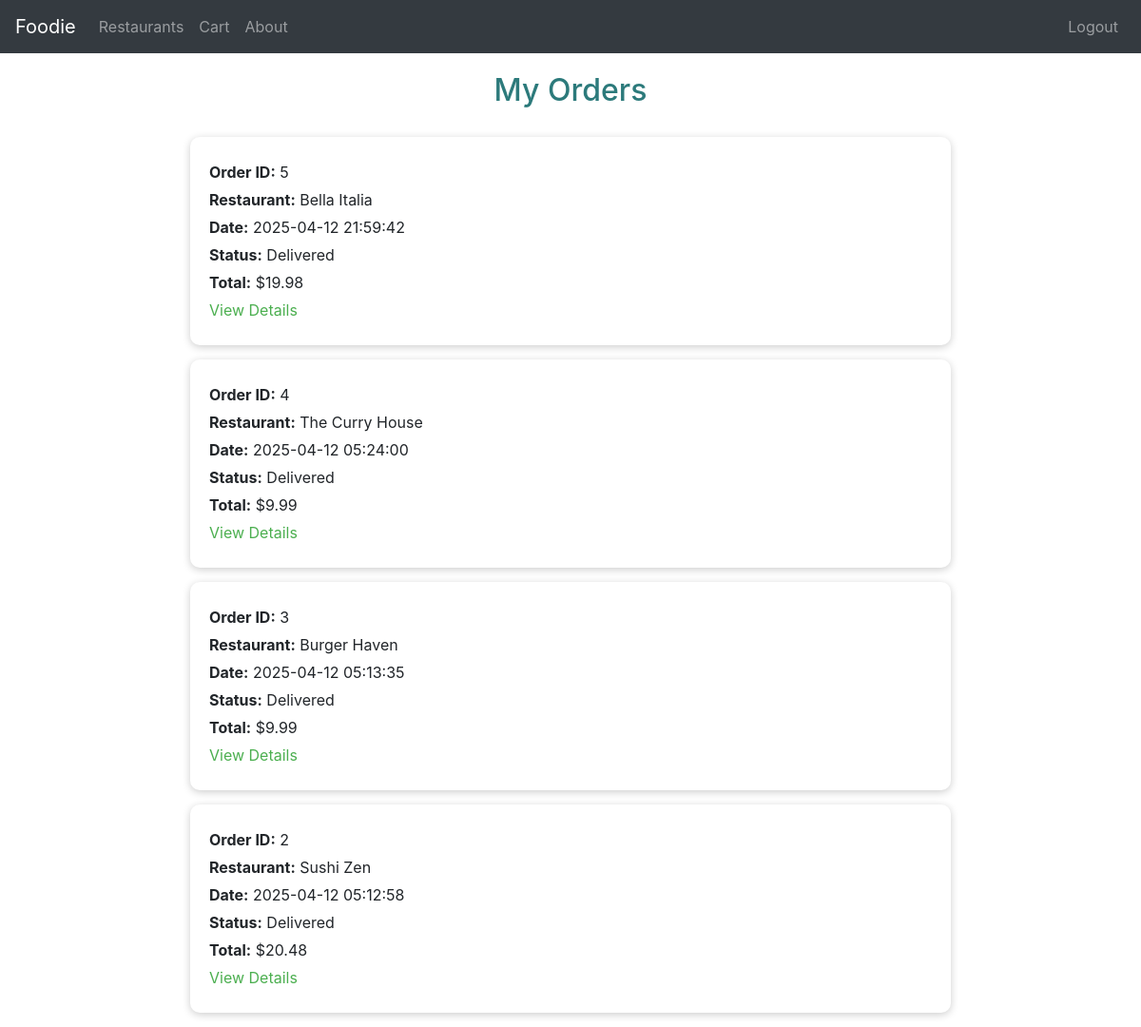
The app's page /my_orders (signed in), older data.
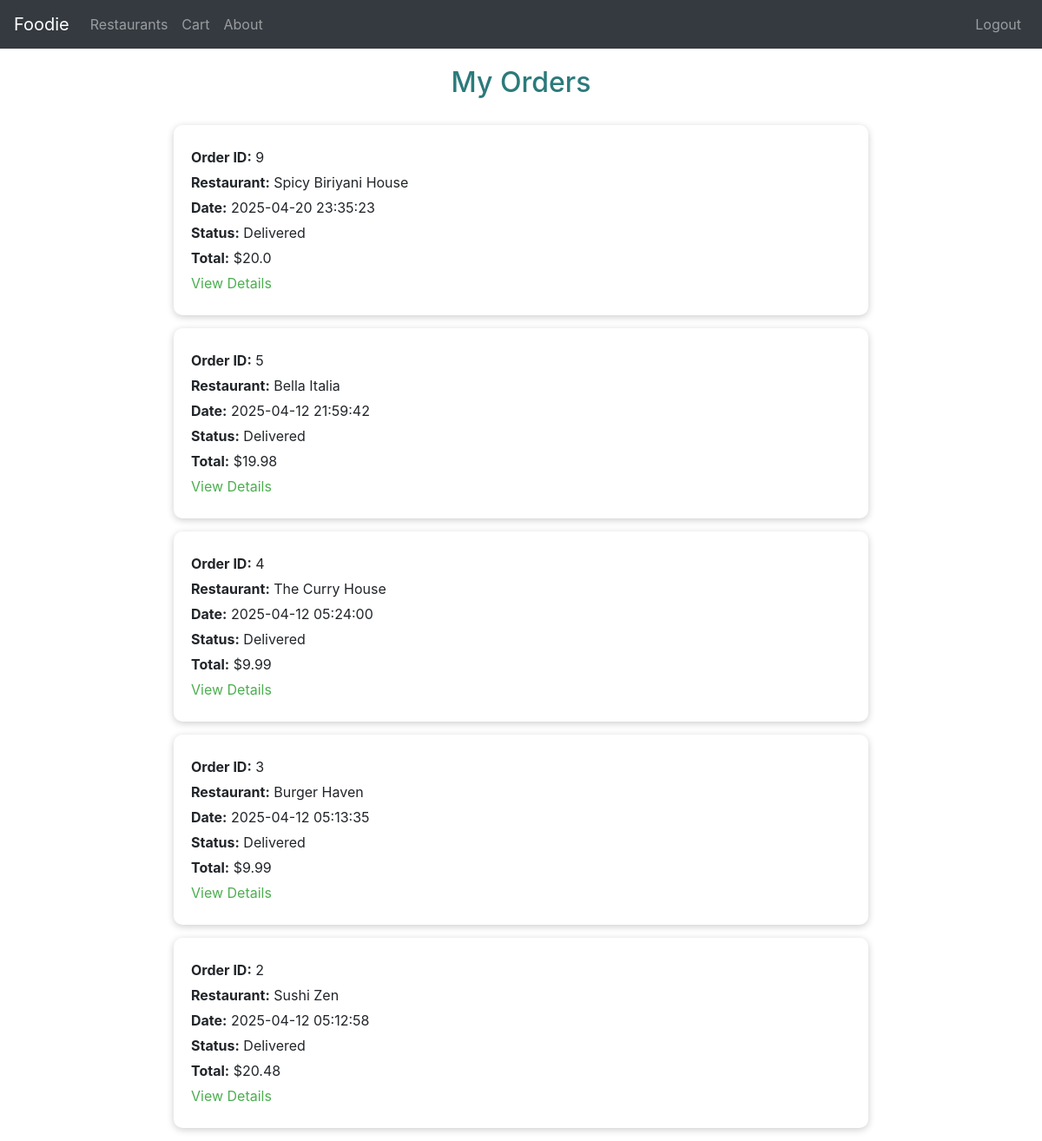
The same page, newer data.
### tables this page shows
CREATE TABLE Orders (
    OrderID INTEGER PRIMARY KEY AUTOINCREMENT,
    UserID INTEGER NOT NULL,
    RestaurantID INTEGER NOT NULL,
    OrderStatus TEXT CHECK(OrderStatus IN ('Pending', 'Preparing', 'Delivered')) NOT NULL,
    OrderDate DATETIME DEFAULT CURRENT_TIMESTAMP,
    TotalPrice REAL NOT NULL,
    FOREIGN KEY (UserID) REFERENCES Users(UserID),
    FOREIGN KEY (RestaurantID) REFERENCES Restaurants(RestaurantID)
);

CREATE TABLE Restaurants (
    RestaurantID INTEGER PRIMARY KEY AUTOINCREMENT,
    OwnerID INTEGER NOT NULL,
    Name TEXT NOT NULL,
    Address TEXT NOT NULL,
    PhoneNumber TEXT NOT NULL,
    OpeningHours TEXT NOT NULL,
    FOREIGN KEY (OwnerID) REFERENCES Users(UserID)
);

### app.py (the view)
@app.route('/my_orders')
@login_required
def my_orders():
    user_id = session.get('UserID')
    conn = sqlite3.connect('database.db')
    conn.row_factory = sqlite3.Row
    cursor = conn.cursor()
    cursor.execute("""
        SELECT o.OrderID, o.OrderDate, o.OrderStatus, o.TotalPrice, r.Name AS RestaurantName
        FROM Orders o
        JOIN Restaurants r ON o.RestaurantID = r.RestaurantID
        WHERE o.UserID = ?
        ORDER BY o.OrderDate DESC
    """, (user_id,))
    orders = cursor.fetchall()
    conn.close()
    return render_template('my_orders.html', orders=orders)

### app.py (called while the page is built)
def login_required(f):
    @wraps(f)
    def decorated_function(*args, **kwargs):
        if 'UserID' not in session:
            return redirect(url_for('signin'))
        return f(*args, **kwargs)
    return decorated_function

### templates/my_orders.html (shortened to what this page needs)
<!DOCTYPE html>
<html lang="en">
<head>
    <link rel="stylesheet" href="https://stackpath.bootstrapcdn.com/bootstrap/4.5.2/css/bootstrap.min.css">
</head>
<body>
    <nav class="navbar navbar-expand-lg navbar-dark bg-dark">
        <a class="navbar-brand" href="{{ url_for('about') }}">Foodie</a>
        <div class="collapse navbar-collapse" id="navbarNav">
            <ul class="navbar-nav mr-auto">
                <li class="nav-item">
                    <a class="nav-link" href="{{ url_for('restaurants') }}">Restaurants</a>
                </li>
                <li class="nav-item">
                    <a class="nav-link" href="{{ url_for('cart') }}">Cart</a>
                </li>
                <li class="nav-item">
                    <a class="nav-link" href="{{ url_for('about') }}">About</a>
                </li>
            </ul>
            <ul class="navbar-nav">
                {% if session.get('UserID') %}
                <li class="nav-item">
                    <a class="nav-link" href="{{ url_for('logout') }}">Logout</a>
                </li>
                {% else %}
                <li class="nav-item">
                    <a class="nav-link" href="{{ url_for('signin') }}">Login</a>
                </li>
                {% endif %}
            </ul>
        </div>
    </nav>
    <h2>My Orders</h2>
    <div class="order-list">
        {% if orders %}
            {% for order in orders %}
                <div class="order-card">
                    <p><strong>Order ID:</strong> {{ order['OrderID'] }}</p>
                    <p><strong>Restaurant:</strong> {{ order['RestaurantName'] }}</p>
                    <p><strong>Date:</strong> {{ order['OrderDate'] }}</p>
                    <p><strong>Status:</strong> {{ order['OrderStatus'] }}</p>
                    <p><strong>Total:</strong> ${{ order['TotalPrice'] }}</p>
                    <p><a href="{{ url_for('order_summary', order_id=order['OrderID']) }}">View Details</a></p>
                </div>
            {% endfor %}
        {% else %}
            <p style="text-align: center;">You haven't placed any orders yet.</p>
        {% endif %}
    </div>
</body>
</html>

Row changes from the older to the newer data that the page shows:
added Orders: OrderID "9", RestaurantName "Spicy Biriyani House", OrderDate "2025-04-20 23:35:23", OrderStatus "Delivered", TotalPrice "20.0"
